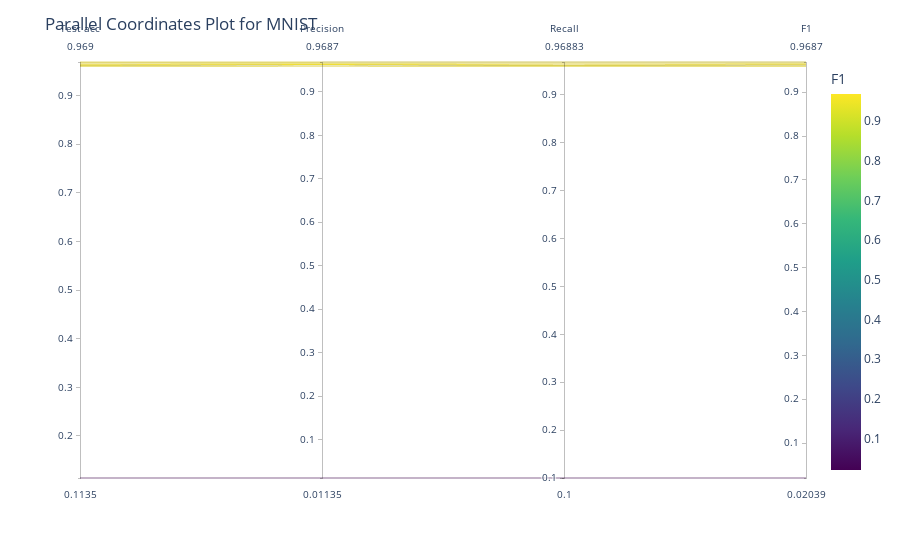
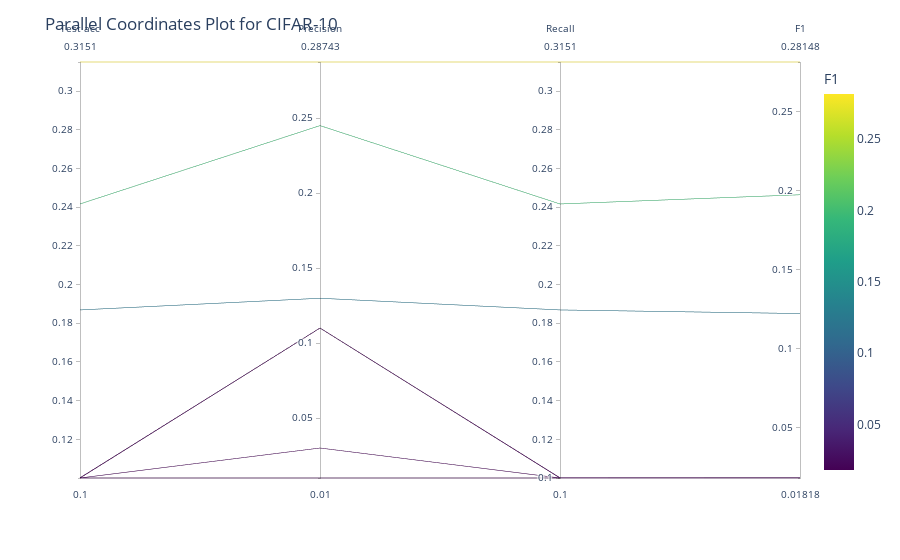
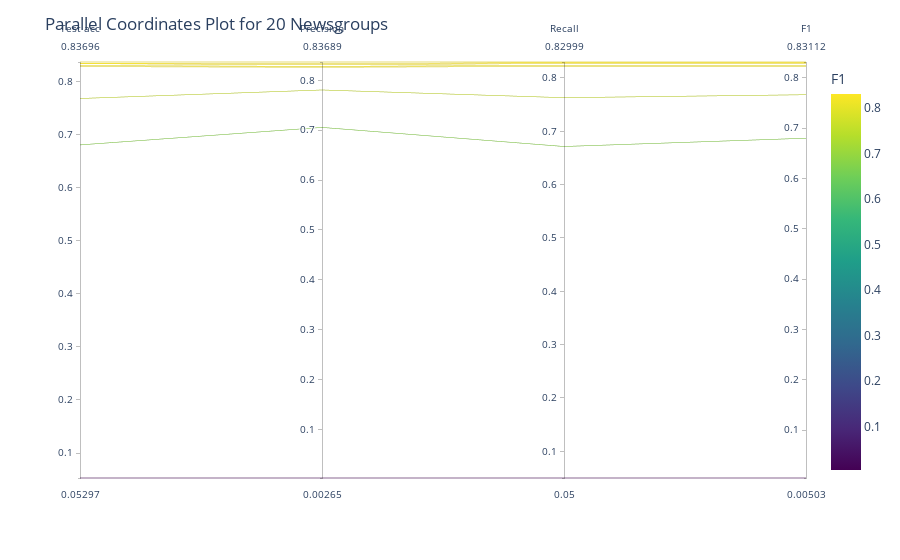

Notebook code cell kept with these figures, in order:
### Code cell
import plotly.express as px
import pandas as pd

def plot_parallel_coordinates(results, dataset_name):
    if dataset_name not in results:
        print(f"No results found for {dataset_name}. Skipping...")
        return
    
    initializers = ['Default'] + list(initializers_dict.keys())
    metrics = ['test_acc', 'precision', 'recall', 'f1']
    data = []

    for init in initializers:
        row = {'Initializer': init}
        for metric in metrics:
            row[metric] = results[dataset_name][init][metric]
        data.append(row)
    
    df = pd.DataFrame(data)
    
    fig = px.parallel_coordinates(df, dimensions=metrics, color='f1', 
                                  color_continuous_scale=px.colors.sequential.Viridis,
                                  labels={metric: metric.replace('_', ' ').capitalize() for metric in metrics})
    fig.update_layout(title=f'Parallel Coordinates Plot for {dataset_name}')
    fig.show()

for dataset_name in datasets.keys():
    plot_parallel_coordinates(results, dataset_name)

### Figure 1 — Plotly figure (JSON) as saved in the notebook; plotly's stock layout.template omitted (floating-point values rounded to 4 significant figures)
{"data": [{"dimensions": [{"label": "Test acc", "values": [0.9623, 0.1135, 0.969, 0.9592, 0.962, 0.9651, 0.9686, 0.9632]}, {"label": "Precision", "values": [0.9621, 0.01135, 0.9687, 0.9593, 0.9621, 0.9649, 0.9683, 0.9634]}, {"label": "Recall", "values": [0.9618, 0.1, 0.9688, 0.959, 0.9617, 0.9648, 0.9685, 0.9626]}, {"label": "F1", "values": [0.9619, 0.02039, 0.9687, 0.9589, 0.9617, 0.9647, 0.9683, 0.9628]}], "domain": {"x": [0, 1], "y": [0, 1]}, "line": {"color": [0.9619, 0.02039, 0.9687, 0.9589, 0.9617, 0.9647, 0.9683, 0.9628], "coloraxis": "coloraxis"}, "name": "", "type": "parcoords"}], "layout": {"coloraxis": {"colorbar": {"title": {"text": "F1"}}, "colorscale": [[0, "#440154"], [0.1111, "#482878"], [0.2222, "#3e4989"], [0.3333, "#31688e"], [0.4444, "#26828e"], [0.5556, "#1f9e89"], [0.6667, "#35b779"], [0.7778, "#6ece58"], [0.8889, "#b5de2b"], [1, "#fde725"]]}, "legend": {"tracegroupgap": 0}, "margin": {"t": 60}, "title": {"text": "Parallel Coordinates Plot for MNIST"}}}

### Figure 2 — Plotly figure (JSON) as saved in the notebook; plotly's stock layout.template omitted (floating-point values rounded to 4 significant figures)
{"data": [{"dimensions": [{"label": "Test acc", "values": [0.2417, 0.1, 0.3151, 0.1001, 0.1, 0.1, 0.1, 0.1869]}, {"label": "Precision", "values": [0.245, 0.01, 0.2874, 0.11, 0.01, 0.03, 0.11, 0.1299]}, {"label": "Recall", "values": [0.2417, 0.1, 0.3151, 0.1001, 0.1, 0.1, 0.1, 0.1869]}, {"label": "F1", "values": [0.1975, 0.01818, 0.2815, 0.01839, 0.01818, 0.01837, 0.01838, 0.1223]}], "domain": {"x": [0, 1], "y": [0, 1]}, "line": {"color": [0.1975, 0.01818, 0.2815, 0.01839, 0.01818, 0.01837, 0.01838, 0.1223], "coloraxis": "coloraxis"}, "name": "", "type": "parcoords"}], "layout": {"coloraxis": {"colorbar": {"title": {"text": "F1"}}, "colorscale": [[0, "#440154"], [0.1111, "#482878"], [0.2222, "#3e4989"], [0.3333, "#31688e"], [0.4444, "#26828e"], [0.5556, "#1f9e89"], [0.6667, "#35b779"], [0.7778, "#6ece58"], [0.8889, "#b5de2b"], [1, "#fde725"]]}, "legend": {"tracegroupgap": 0}, "margin": {"t": 60}, "title": {"text": "Parallel Coordinates Plot for CIFAR-10"}}}

### Figure 3 — Plotly figure (JSON) as saved in the notebook; plotly's stock layout.template omitted (floating-point values rounded to 4 significant figures)
{"data": [{"dimensions": [{"label": "Test acc", "values": [0.8302, 0.05297, 0.7682, 0.8339, 0.8346, 0.8282, 0.837, 0.6807]}, {"label": "Precision", "values": [0.828, 0.002649, 0.7808, 0.8313, 0.8333, 0.8265, 0.8369, 0.7057]}, {"label": "Recall", "values": [0.8238, 0.05, 0.7631, 0.8272, 0.829, 0.8216, 0.83, 0.6716]}, {"label": "F1", "values": [0.8246, 0.005031, 0.7662, 0.8278, 0.8295, 0.8227, 0.8311, 0.6797]}], "domain": {"x": [0, 1], "y": [0, 1]}, "line": {"color": [0.8246, 0.005031, 0.7662, 0.8278, 0.8295, 0.8227, 0.8311, 0.6797], "coloraxis": "coloraxis"}, "name": "", "type": "parcoords"}], "layout": {"coloraxis": {"colorbar": {"title": {"text": "F1"}}, "colorscale": [[0, "#440154"], [0.1111, "#482878"], [0.2222, "#3e4989"], [0.3333, "#31688e"], [0.4444, "#26828e"], [0.5556, "#1f9e89"], [0.6667, "#35b779"], [0.7778, "#6ece58"], [0.8889, "#b5de2b"], [1, "#fde725"]]}, "legend": {"tracegroupgap": 0}, "margin": {"t": 60}, "title": {"text": "Parallel Coordinates Plot for 20 Newsgroups"}}}
